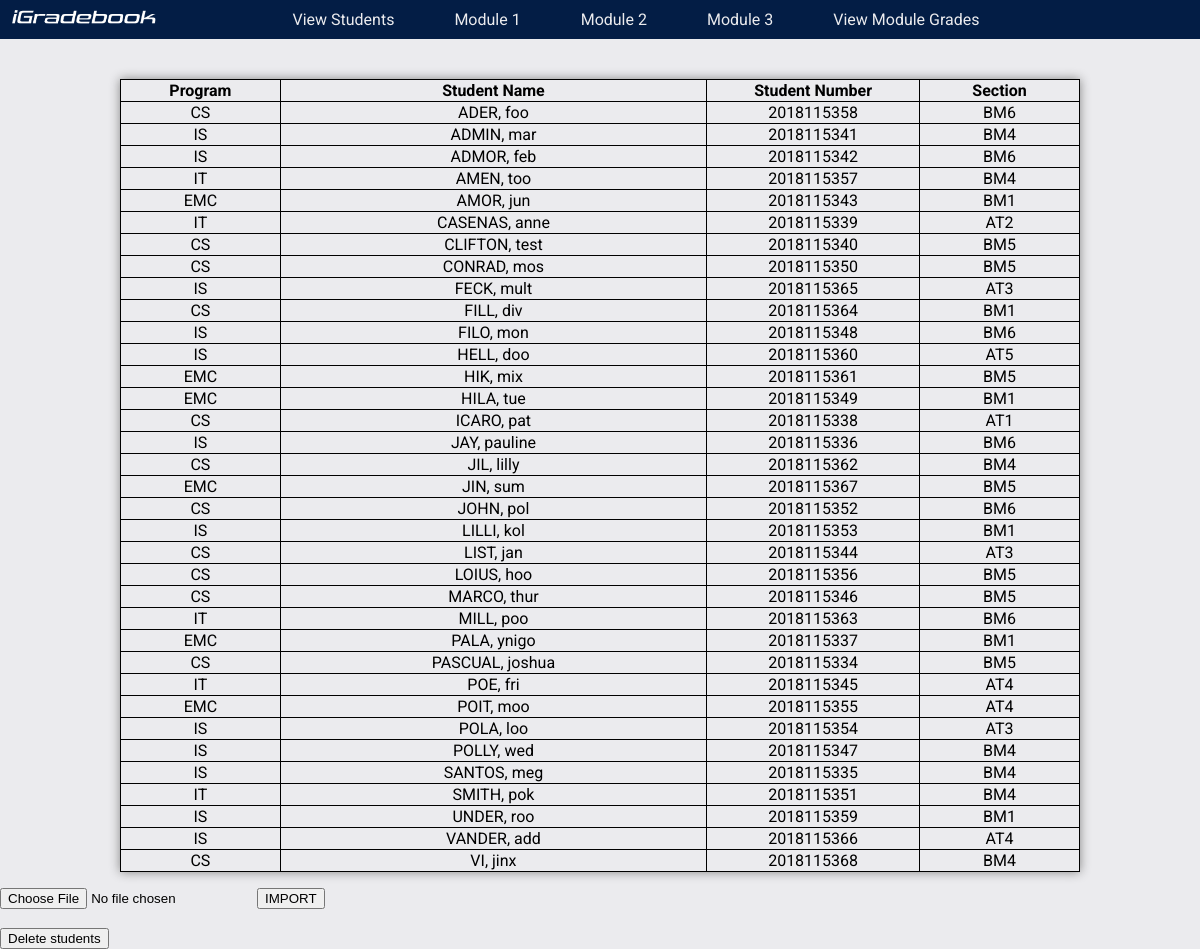
The page /old/index.php on the database its author committed.
### tables this page shows
CREATE TABLE `studentinfo` (
  `studID` int(11) NOT NULL,
  `studNum` int(10) NOT NULL,
  `username` tinytext NOT NULL,
  `lastName` varchar(50) NOT NULL,
  `firstName` varchar(50) NOT NULL,
  `studProg` varchar(3) NOT NULL,
  `courseCode` varchar(10) NOT NULL,
  `section` varchar(3) NOT NULL
);

### old/index.php (the view, shortened to what this page needs)
<?php
include "php/navbar.php";
?>
<!DOCTYPE html>
<html>
<head>
</head>
<body>
    <div class="container">
        <table class="students-table">
            <thead>
                <tr>
                    <th width="15%">Program</th>
                    <th width="40%">Student Name</th>
                    <th width="20%">Student Number</th>
                    <th width="15%">Section</th>
                </tr>
            </thead>
            <tbody>
                <?php
            $result = $db->query("SELECT * FROM studentinfo ORDER BY lastName ASC");
            if($result != false && $result->num_rows > 0){
                while($row = $result->fetch_assoc()){
            ?>
                <tr>
                    <td><?php echo $row['studProg']; ?></td>
                    <td><?php echo $row['lastName'] . ", " . $row['firstName'] ?></td>
                    <td><?php echo $row['studNum']; ?></td>
                    <td><?php echo $row['section']; ?></td>
                </tr>
                <?php } }else{ ?>
                <tr>
                    <td colspan="5">No member(s) found...</td>
                </tr>
                <?php } ?>
            </tbody>
        </table>
        <div class="import-btn-cont">
            <form action="php/importStud.php" method="post" enctype="multipart/form-data">
                <input type="file" name="file" />
                <input type="submit" class="import-btn" name="importSubmit" value="IMPORT">
            </form><br>
            <form method="post"
                onsubmit="return confirm('Danger! This action removes all students from the database.')">
                <input type="submit" value="Delete students" name="truncate">
            </form>
        </div>
    </div>
</body>
</html>

### old/php/navbar.php (shortened to what this page needs)
<!DOCTYPE html>
<html>
<head>
    <?php require('head.php')?>
</head>
<body>
    <nav class="nav">
        <div class="logo-container">
            <img src="img/igrade-white@1x.png" id="nav-logo" alt="iGradebook">
        </div>
        <div class="nav-container">
            <a href="index.php" class="nav-link">View Students</a>
            <a href="sa-mod1.php" class="nav-link">Module 1</a>
            <a href="sa-mod2.php" class="nav-link">Module 2</a>
            <a href="sa-mod3.php" class="nav-link">Module 3</a>
            <a href="viewmodulegrades.php" class="nav-link">View Module Grades</a>
    </nav>
</body>
</html>

### old/php/head.php (shortened to what this page needs)
<!DOCTYPE html>
<head>
    <link rel="stylesheet" type="text/css" href="assets/style.css">
    <link rel="stylesheet" href="https://cdnjs.cloudflare.com/ajax/libs/font-awesome/6.3.0/css/all.min.css">
</head>
</html>

### old/assets/style.css (style rules this page uses)
html, body { margin: 0; padding: 0; width: 100%; height: 100%; background-color: #EBEBEE; font-family: 'Roboto'; }
.nav { background-color: #031D45; padding: 0.5% 2% 0.5% 1%; display: flex; flex-direction: row; align-items: stretch; }
.nav a { color: #EBEBEE; font-family: 'Roboto'; font-weight: 400; text-decoration: none; }
.logo-container { flex-grow: 0; }
#nav-logo { max-width: 12vw; }
.nav-container { display: flex; flex-grow: 1; justify-content: center; align-self: center; }
.nav-link { margin-right: 5vw; transition: transform .2s; }
.container { padding: 0; width: 100%; position: relative; display: flex; flex-direction: column; }
.students-table th,td { border: 1px solid; }
.students-table { border-collapse: collapse; margin: 5vh 10vw 2vh 10vw; text-align: center; table-layout: fixed; box-shadow: 0px 0px 10px #858585; }

### rows shown on the page
studentinfo: studProg "CS", lastName "ADER", firstName "foo", studNum "2018115358", section "BM6"
studentinfo: studProg "IS", lastName "ADMIN", firstName "mar", studNum "2018115341", section "BM4"
studentinfo: studProg "IS", lastName "ADMOR", firstName "feb", studNum "2018115342", section "BM6"
studentinfo: studProg "IT", lastName "AMEN", firstName "too", studNum "2018115357", section "BM4"
studentinfo: studProg "EMC", lastName "AMOR", firstName "jun", studNum "2018115343", section "BM1"
studentinfo: studProg "IT", lastName "CASENAS", firstName "anne", studNum "2018115339", section "AT2"
studentinfo: studProg "CS", lastName "CLIFTON", firstName "test", studNum "2018115340", section "BM5"
studentinfo: studProg "CS", lastName "CONRAD", firstName "mos", studNum "2018115350", section "BM5"
studentinfo: studProg "IS", lastName "FECK", firstName "mult", studNum "2018115365", section "AT3"
studentinfo: studProg "CS", lastName "FILL", firstName "div", studNum "2018115364", section "BM1"
studentinfo: studProg "IS", lastName "FILO", firstName "mon", studNum "2018115348", section "BM6"
studentinfo: studProg "IS", lastName "HELL", firstName "doo", studNum "2018115360", section "AT5"
studentinfo: studProg "EMC", lastName "HIK", firstName "mix", studNum "2018115361", section "BM5"
studentinfo: studProg "EMC", lastName "HILA", firstName "tue", studNum "2018115349", section "BM1"
studentinfo: studProg "CS", lastName "ICARO", firstName "pat", studNum "2018115338", section "AT1"
studentinfo: studProg "IS", lastName "JAY", firstName "pauline", studNum "2018115336", section "BM6"
studentinfo: studProg "CS", lastName "JIL", firstName "lilly", studNum "2018115362", section "BM4"
studentinfo: studProg "EMC", lastName "JIN", firstName "sum", studNum "2018115367", section "BM5"
studentinfo: studProg "CS", lastName "JOHN", firstName "pol", studNum "2018115352", section "BM6"
studentinfo: studProg "IS", lastName "LILLI", firstName "kol", studNum "2018115353", section "BM1"
studentinfo: studProg "CS", lastName "LIST", firstName "jan", studNum "2018115344", section "AT3"
studentinfo: studProg "CS", lastName "LOIUS", firstName "hoo", studNum "2018115356", section "BM5"
studentinfo: studProg "CS", lastName "MARCO", firstName "thur", studNum "2018115346", section "BM5"
studentinfo: studProg "IT", lastName "MILL", firstName "poo", studNum "2018115363", section "BM6"
studentinfo: studProg "EMC", lastName "PALA", firstName "ynigo", studNum "2018115337", section "BM1"
studentinfo: studProg "CS", lastName "PASCUAL", firstName "joshua", studNum "2018115334", section "BM5"
studentinfo: studProg "IT", lastName "POE", firstName "fri", studNum "2018115345", section "AT4"
studentinfo: studProg "EMC", lastName "POIT", firstName "moo", studNum "2018115355", section "AT4"
studentinfo: studProg "IS", lastName "POLA", firstName "loo", studNum "2018115354", section "AT3"
studentinfo: studProg "IS", lastName "POLLY", firstName "wed", studNum "2018115347", section "BM4"
studentinfo: studProg "IS", lastName "SANTOS", firstName "meg", studNum "2018115335", section "BM4"
studentinfo: studProg "IT", lastName "SMITH", firstName "pok", studNum "2018115351", section "BM4"
studentinfo: studProg "IS", lastName "UNDER", firstName "roo", studNum "2018115359", section "BM1"
studentinfo: studProg "IS", lastName "VANDER", firstName "add", studNum "2018115366", section "AT4"
studentinfo: studProg "CS", lastName "VI", firstName "jinx", studNum "2018115368", section "BM4"
